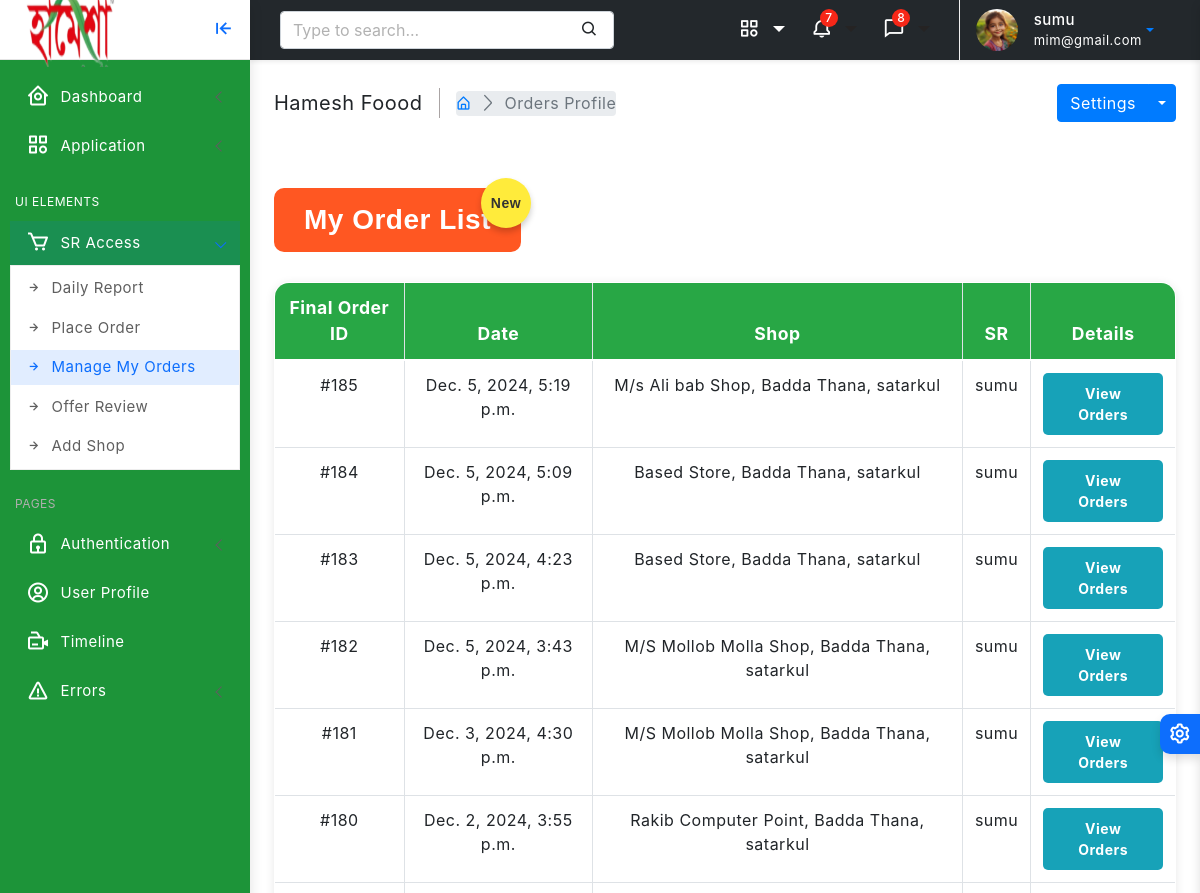
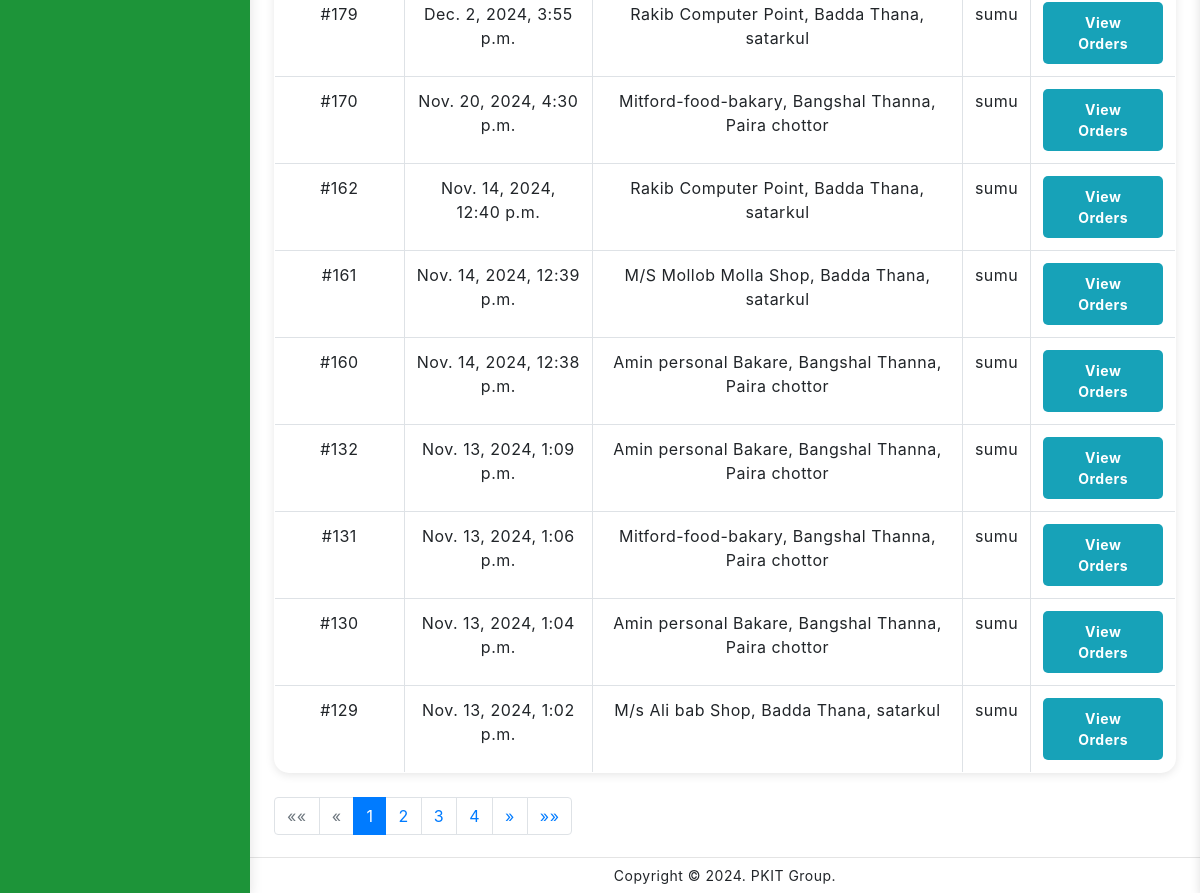
Screenshot of /order/manage/ (signed in) with the database file from the repository (2 pictures, top to bottom).
### user/models.py (models this page shows, shortened)
class Profile(models.Model):
    customer = models.OneToOneField(User, on_delete=models.CASCADE)
    address = models.CharField(max_length=200)
    phone = models.CharField(max_length=50)
    image = models.ImageField(default='default.png', upload_to='profile_images')
    nid = models.CharField(max_length=20, unique=True, blank=True, null= True)
    title= models.CharField(max_length=40, blank=True, null= True)
    salary = models.DecimalField(max_digits=10, decimal_places=2, blank=True, null= True)
    joining_date = models.DateField(blank=True, null= True)
    HEAD_OFFICE = 'HEAD_OFFICE'
    FACTORY = 'FACTORY'
    OTHERS='OTHERS'
    JOB_LOCATION_CHOICES = [
        (HEAD_OFFICE, 'Head Office'),
        (FACTORY, 'Factory'),
        (OTHERS, 'others'),
    ]
    job_location = models.CharField(max_length=20, choices=JOB_LOCATION_CHOICES, blank=True, null= True)
    zones = models.ManyToManyField(Zone, blank=True, verbose_name="Dealer Zones")
    products = models.ManyToManyField(Product, blank=True, verbose_name="Dealer Products")

### dashboard/models.py (models this page shows, shortened)
class FinalOrder(models.Model):
    customer = models.ForeignKey(User, on_delete=models.CASCADE, verbose_name="Customer", blank= True, null= True)
    shop = models.ForeignKey(Shop, on_delete=models.CASCADE, verbose_name="Shop", blank= True, null= True)
    orders = models.ManyToManyField(Order, verbose_name="Select Orders")
    created_at = models.DateTimeField(auto_now_add=True, verbose_name="Date Created")

class Shop(models.Model):
    shop_name = models.CharField(max_length=200, verbose_name="Shop Name")
    shop_owner = models.CharField(max_length=200, verbose_name="Shop Owner")
    shop_phone = models.CharField(max_length=15, verbose_name="Shop Phone")
    shop_nid = models.CharField(max_length=20, verbose_name="Shop NID")
    shop_email = models.EmailField(max_length=254, verbose_name="Shop Email")
    shop_address = models.TextField(verbose_name="Shop Address")
    zone = models.ForeignKey(Zone, on_delete=models.CASCADE, verbose_name="Shop Zone")

class Zone(models.Model):
    name = models.CharField(max_length=100)
    district = models.CharField(max_length=100)
    thana = models.CharField(max_length=100)
    area = models.CharField(max_length=100)

### dashboard/decorators.py (the view)
        def wrapper(request, *args, **kwargs):
            group = None
            if request.user.groups.exists():
                group = request.user.groups.all()[0].name
            if group in allowed_roles:
                return view_func(request, *args, **kwargs)
            else:
                return HttpResponse('You are not authorized to view this page')

### dashboard/models.py (called while the page is built)
    def discounted_price(self, timestamp):
        active_offer = self.get_active_offer_at(timestamp)  # Get the active offer at the order's creation time
        if active_offer:
            discount = (self.product_tp * active_offer.discount_percentage) / 100
            return self.product_tp - discount
        return self.product_tp

    def discount(self, timestamp):
        active_offer = self.get_active_offer_at(timestamp)  # Get the active offer at the order's creation time
        if active_offer:
            discount = (self.product_tp * active_offer.discount_percentage) / 100
            return discount
        return 0

    def get_active_offer_at(self, timestamp):
        return self.offers.filter(start_date__lte=timestamp, end_date__gte=timestamp).first()

    def net_amount(self):
        if self.name is None:
            return 0
        return self.order_quantity * self.name.product_tp

    def gross_amount(self):
        if self.name is None:
            return 0
        return self.order_quantity * self.name.discounted_price(self.created_at)

    def discount_amount(self):
        if self.name is None:
            return 0
        return self.order_quantity * self.name.discount(self.created_at)

### templates/dashboard/order_manage.html (shortened to what this page needs)
{% extends 'partials/base0.html' %}
{% load static %}
{% block content %}
<div class="page-wrapper">
    <div class="page-content">
 <div class="page-breadcrumb d-none d-sm-flex align-items-center mb-3">
    <div class="breadcrumb-title pe-3">Hamesh Foood</div>
    <div class="ps-3">
        <nav aria-label="breadcrumb">
            <ol class="breadcrumb mb-0 p-0">
                <li class="breadcrumb-item"><a href="javascript:;"><i class="bx bx-home-alt"></i></a>
                </li>
                <li class="breadcrumb-item active" aria-current="page">Orders Profile</li>
            </ol>
        </nav>
    </div>
    <div class="ms-auto">
        <div class="btn-group">
            <button type="button" class="btn btn-primary">Settings</button>
            <button type="button" class="btn btn-primary split-bg-primary dropdown-toggle dropdown-toggle-split" data-bs-toggle="dropdown">	<span class="visually-hidden">Toggle Dropdown</span>
            </button>
        </div>
    </div>
</div>
        <h2 style="text-align:center; font-size:28px; color:#fff; background-color:#ff5722; padding:15px 30px; border-radius:10px; display:inline-block; position:relative; margin-top:50px; opacity:0; animation:fadeIn 1s ease-in-out forwards;">My Order List <span style="position:absolute; top:-10px; right:-10px; width:50px; height:50px; background-color:#ffeb3b; border-radius:50%; display:flex; justify-content:center; align-items:center; font-size:14px; font-weight:bold; color:#333; box-shadow:0 4px 6px rgba(0,0,0,0.2); transform:rotate(15deg); opacity:0; animation:popIn 0.8s ease-in-out forwards;">New</span></h2>
                <table style="border-radius: 15px; border: 1px solid #ddd; overflow: hidden;" class="table table-hover table-bordered">
            <thead style="background-color: #28a745; color: white;">
                <tr>
                    <th scope="col">Final Order ID</th>
                    <th scope="col">Date</th>
                    <th scope="col">Shop</th>
                    <th scope="col">SR</th>
                    <th scope="col">Details</th>
                </tr>
            </thead>
            <tbody>
                {% for final_order in page_obj %}
                <tr>
                    <td>#{{ final_order.id }}</td>
                    <td>{{ final_order.created_at }}</td>
                    <td>{{ final_order.shop.shop_name }}, {{ final_order.shop.zone.thana}}, {{ final_order.shop.zone.area}} </td>
                    <td>{{ final_order.customer }}</td>
                    <td>
                        <button type="button" class="btn btn-info btn-sm" data-toggle="collapse" data-target="#orderDetails-{{ final_order.id }}">
                            View Orders
                        </button>
                    </td>
                </tr>
                {% endfor %}
            </tbody>
        </table>
<div class="pagination-container text-center mt-4">
    <nav aria-label="Page navigation">
        <ul class="pagination">
            {% if page_obj.has_previous %}
                <li class="page-item">
                    <a class="page-link" href="?page=1" aria-label="First">
                        <span aria-hidden="true">&laquo;&laquo;</span>
                    </a>
                </li>
                <li class="page-item">
                    <a class="page-link" href="?page={{ page_obj.previous_page_number }}" aria-label="Previous">
                        <span aria-hidden="true">&laquo;</span>
                    </a>
                </li>
            {% else %}
                <li class="page-item disabled">
                    <span class="page-link">&laquo;&laquo;</span>
                </li>
                <li class="page-item disabled">
                    <span class="page-link">&laquo;</span>
                </li>
            {% endif %}
            {% for num in page_obj.paginator.page_range %}
                {% if page_obj.number == num %}
                    <li class="page-item active"><span class="page-link">{{ num }}</span></li>
                {% else %}
                    <li class="page-item"><a class="page-link" href="?page={{ num }}">{{ num }}</a></li>
                {% endif %}
            {% endfor %}
            {% if page_obj.has_next %}
                <li class="page-item">
                    <a class="page-link" href="?page={{ page_obj.next_page_number }}" aria-label="Next">
                        <span aria-hidden="true">&raquo;</span>
                    </a>
                </li>
                <li class="page-item">
                    <a class="page-link" href="?page={{ page_obj.paginator.num_pages }}" aria-label="Last">
                        <span aria-hidden="true">&raquo;&raquo;</span>
                    </a>
                </li>
            {% endif %}
        </ul>
    </nav>
</div>
        <link rel="stylesheet" href="https://stackpath.bootstrapcdn.com/bootstrap/4.3.1/css/bootstrap.min.css">
    </div>
</div>
{% endblock %}

### templates/partials/base0.html (shortened to what this page needs)
<!doctype html>
<html lang="en">
{% load static %}
<head>
	<link href="{% static 'assets/plugins/vectormap/jquery-jvectormap-2.0.2.css' %}" rel="stylesheet"/>
	<link href="{% static 'assets/plugins/simplebar/css/simplebar.css' %}" rel="stylesheet" />
	<link href="{% static 'assets/plugins/perfect-scrollbar/css/perfect-scrollbar.css' %}" rel="stylesheet" />
	<link href="{% static 'assets/plugins/metismenu/css/metisMenu.min.css' %}" rel="stylesheet" />
	<link href="{% static 'assets/css/pace.min.css' %}" rel="stylesheet" />
	<link href="{% static 'assets/css/bootstrap.min.css' %}" rel="stylesheet">
	<link href="{% static 'assets/css/app.css' %}" rel="stylesheet">
	<link href="{% static 'assets/css/icons.css' %}" rel="stylesheet">
	<link rel="stylesheet" href="{% static 'assets/css/dark-theme.css' %}" />
	<link rel="stylesheet" href="{% static 'assets/css/semi-dark.css' %}" />
	<link rel="stylesheet" href="{% static 'assets/css/header-colors.css' %}" />
		<link rel="stylesheet" href="https://use.fontawesome.com/releases/v5.15.2/css/all.css"
>
</head>
<body>
	<div class="wrapper">
		<div class="sidebar-wrapper" data-simplebar="true" style="background-color: #1d9439; " >
			<div class="sidebar-header">
				<div>
					<img src="{% static 'assets/images/logo.png' %}" class="logo-icon" alt="logo icon" style="width: 110px; height: 70;">
				</div>
				<div class="toggle-icon ms-auto"><i class='bx bx-arrow-to-left'></i>
				</div>
			</div>
			<ul class="metismenu" id="menu" >
				<li>
					{% if is_sr %}
					<a href="{% url 'daily_report' %}" class="has-arrow">
						<div style="color: #FFFFFF; "class="parent-icon"><i class='bx bx-home-circle'></i>
						</div>
						<div class="menu-title" style="color: #FFFFFF;">Dashboard</div>
					</a>
                    {% endif %}
				</li>
				<li>
					<a href="javascript:;" class="has-arrow">
						<div  style="color: #FFFFFF; " class="parent-icon"><i class="bx bx-category"></i>
						</div>
						<div class="menu-title" style="color: #FFFFFF;">Application</div>
					</a>
				</li>
				<li class="menu-label" style="color: #FFFFFF;">UI Elements</li>
				{% if is_sr %}
				<li>
					<a href="javascript:;" class="has-arrow">
						<div  style="color: #FFFFFF; " class="parent-icon"><i class='bx bx-cart'></i>
						</div>
						<div class="menu-title" style="color: #FFFFFF;">SR Access</div>
					</a>
					<ul>
						<li> <a href="{% url 'daily_report' %}"><i class="bx bx-right-arrow-alt"></i>Daily Report</a>
						</li>
						<li> <a href="{% url 'dashboard-index' %}"><i class="bx bx-right-arrow-alt"></i>Place Order</a>
						</li>
						<li> <a href="{% url 'order_manage' %}"><i class="bx bx-right-arrow-alt"></i>Manage My Orders</a>
						</li>
						<li> <a href="{% url 'active_offer_list' %}"><i class="bx bx-right-arrow-alt"></i>Offer Review</a>
						</li>
						<li> <a href="{% url 'add-shope' %}"><i class="bx bx-right-arrow-alt"></i>Add Shop</a>
						</li>
					</ul>
				</li>
				{% endif %}
				<li class="menu-label">Pages</li>
				<li>
					<a class="has-arrow" href="javascript:;">
						<div style="color: #FFFFFF; " class="parent-icon"><i class="bx bx-lock"></i>
						</div>
						<div style="color: #FFFFFF; " class="menu-title">Authentication</div>
					</a>
				</li>
				<li>
					<a href="{% url 'user-profile' %}">
						<div style="color: #FFFFFF; " class="parent-icon"><i class="bx bx-user-circle"></i>
						</div>
						<div class="menu-title" style="color: #FFFFFF;">User Profile</div>
					</a>
				</li>
				<li>
					<a href="#">
						<div style="color: #FFFFFF; " class="parent-icon"> <i class="bx bx-video-recording"></i>
						</div>
						<div class="menu-title" style="color: #FFFFFF;">Timeline</div>
					</a>
				</li>
				<li>
					<a class="has-arrow" href="javascript:;">
						<div style="color: #FFFFFF; "  class="parent-icon"><i class="bx bx-error"></i>
						</div>
						<div class="menu-title" style="color: #FFFFFF;">Errors</div>
					</a>
				</li>
			</ul>
		</div>
		<header>
			<div class="topbar d-flex align-items-center"  style="background-color:#23282c;" >
				<nav class="navbar navbar-expand">
					<div class="search-bar flex-grow-1">
						<div class="position-relative search-bar-box">
							<input type="text" class="form-control search-control" placeholder="Type to search..."> <span class="position-absolute top-50 search-show translate-middle-y"><i class='bx bx-search'></i></span>
						</div>
					</div>
					<div class="top-menu ms-auto">
						<ul class="navbar-nav align-items-center">
							<li class="nav-item dropdown dropdown-large">
								<a style="color: white;" class="nav-link dropdown-toggle dropdown-toggle-nocaret" href="#" role="button" data-bs-toggle="dropdown" aria-expanded="false">	<i class='bx bx-category'></i>
								</a>
							</li>
							<li class="nav-item dropdown dropdown-large">
								<a class="nav-link dropdown-toggle dropdown-toggle-nocaret position-relative" href="#" role="button" data-bs-toggle="dropdown" aria-expanded="false"> <span class="alert-count">7</span>
									<i style="color: white;" class='bx bx-bell'></i>
								</a>
							</li>
							<li class="nav-item dropdown dropdown-large">
								<a class="nav-link dropdown-toggle dropdown-toggle-nocaret position-relative" href="#" role="button" data-bs-toggle="dropdown" aria-expanded="false"> <span class="alert-count">8</span>
									<i style="color: white;" class='bx bx-comment'></i>
								</a>
							</li>
						</ul>
					</div>
					<div class="user-box dropdown">
						<a class="d-flex align-items-center nav-link dropdown-toggle dropdown-toggle-nocaret" href="#" role="button" data-bs-toggle="dropdown" aria-expanded="false">
							<img src="{{ user.profile.image.url }}" class="user-img" alt="user avatar">
							<div class="user-info ps-3">
								<p style="color: white;" class="user-name mb-0">{{ user.username }}</p>
								<p style="color: white;" class="designattion mb-0">{{ user.email }}</p>
							</div>
						</a>
					</div>
				</nav>
			</div>
		</header>
        {% block content %}
        {% endblock %}
		<footer class="page-footer">
			<p class="mb-0">Copyright © 2024. PKIT Group.</p>
		</footer>
	</div>
	<div class="switcher-wrapper">
		<div class="switcher-btn"> <i class='bx bx-cog bx-spin'></i>
		</div>
	</div>
</body>
</html>

### templates/dashboard/order_manage.html (style rules this page uses)
h2 { font-family: 'Arial', sans-serif; font-weight: bold; color: #1e3d58; margin-bottom: 30px; }
table { background-color: #ffffff; box-shadow: 0 2px 10px rgba(0, 0, 0, 0.1); border-radius: 8px; }
th, td { text-align: center; padding: 15px; font-size: 1rem; }
thead th { background-color: #343a40; color: #ffffff; font-weight: bold; font-size: 1.1rem; text-align: center; }
tbody tr { transition: background-color 0.3s ease; }
.btn-info { background-color: #17a2b8; border: none; border-radius: 5px; font-weight: bold; padding: 10px 20px; transition: background-color 0.3s ease; }

### rows the page displays
FinalOrder: id "185", created_at "Dec. 5, 2024, 5:19 p.m.", shop.shop_name "M/s Ali bab Shop", shop.zone.thana "Badda Thana", shop.zone.area "satarkul", customer "sumu"
FinalOrder: id "184", created_at "Dec. 5, 2024, 5:09 p.m.", shop.shop_name "Based Store", shop.zone.thana "Badda Thana", shop.zone.area "satarkul", customer "sumu"
FinalOrder: id "183", created_at "Dec. 5, 2024, 4:23 p.m.", shop.shop_name "Based Store", shop.zone.thana "Badda Thana", shop.zone.area "satarkul", customer "sumu"
FinalOrder: id "182", created_at "Dec. 5, 2024, 3:43 p.m.", shop.shop_name "M/S Mollob Molla Shop", shop.zone.thana "Badda Thana", shop.zone.area "satarkul", customer "sumu"
FinalOrder: id "181", created_at "Dec. 3, 2024, 4:30 p.m.", shop.shop_name "M/S Mollob Molla Shop", shop.zone.thana "Badda Thana", shop.zone.area "satarkul", customer "sumu"
FinalOrder: id "180", created_at "Dec. 2, 2024, 3:55 p.m.", shop.shop_name "Rakib Computer Point", shop.zone.thana "Badda Thana", shop.zone.area "satarkul", customer "sumu"
FinalOrder: id "179", created_at "Dec. 2, 2024, 3:55 p.m.", shop.shop_name "Rakib Computer Point", shop.zone.thana "Badda Thana", shop.zone.area "satarkul", customer "sumu"
FinalOrder: id "170", created_at "Nov. 20, 2024, 4:30 p.m.", shop.shop_name "Mitford-food-bakary", shop.zone.thana "Bangshal Thanna", shop.zone.area "Paira chottor", customer "sumu"
FinalOrder: id "162", created_at "Nov. 14, 2024, 12:40 p.m.", shop.shop_name "Rakib Computer Point", shop.zone.thana "Badda Thana", shop.zone.area "satarkul", customer "sumu"
FinalOrder: id "161", created_at "Nov. 14, 2024, 12:39 p.m.", shop.shop_name "M/S Mollob Molla Shop", shop.zone.thana "Badda Thana", shop.zone.area "satarkul", customer "sumu"
FinalOrder: id "160", created_at "Nov. 14, 2024, 12:38 p.m.", shop.shop_name "Amin personal Bakare", shop.zone.thana "Bangshal Thanna", shop.zone.area "Paira chottor", customer "sumu"
FinalOrder: id "132", created_at "Nov. 13, 2024, 1:09 p.m.", shop.shop_name "Amin personal Bakare", shop.zone.thana "Bangshal Thanna", shop.zone.area "Paira chottor", customer "sumu"
FinalOrder: id "131", created_at "Nov. 13, 2024, 1:06 p.m.", shop.shop_name "Mitford-food-bakary", shop.zone.thana "Bangshal Thanna", shop.zone.area "Paira chottor", customer "sumu"
FinalOrder: id "130", created_at "Nov. 13, 2024, 1:04 p.m.", shop.shop_name "Amin personal Bakare", shop.zone.thana "Bangshal Thanna", shop.zone.area "Paira chottor", customer "sumu"
FinalOrder: id "129", created_at "Nov. 13, 2024, 1:02 p.m.", shop.shop_name "M/s Ali bab Shop", shop.zone.thana "Badda Thana", shop.zone.area "satarkul", customer "sumu"

### other values shown
{{ user.username }} "sumu"
{{ user.email }} "mim@gmail.com"
{{ num }} "1"
{{ num }} "2" "3" "4"
